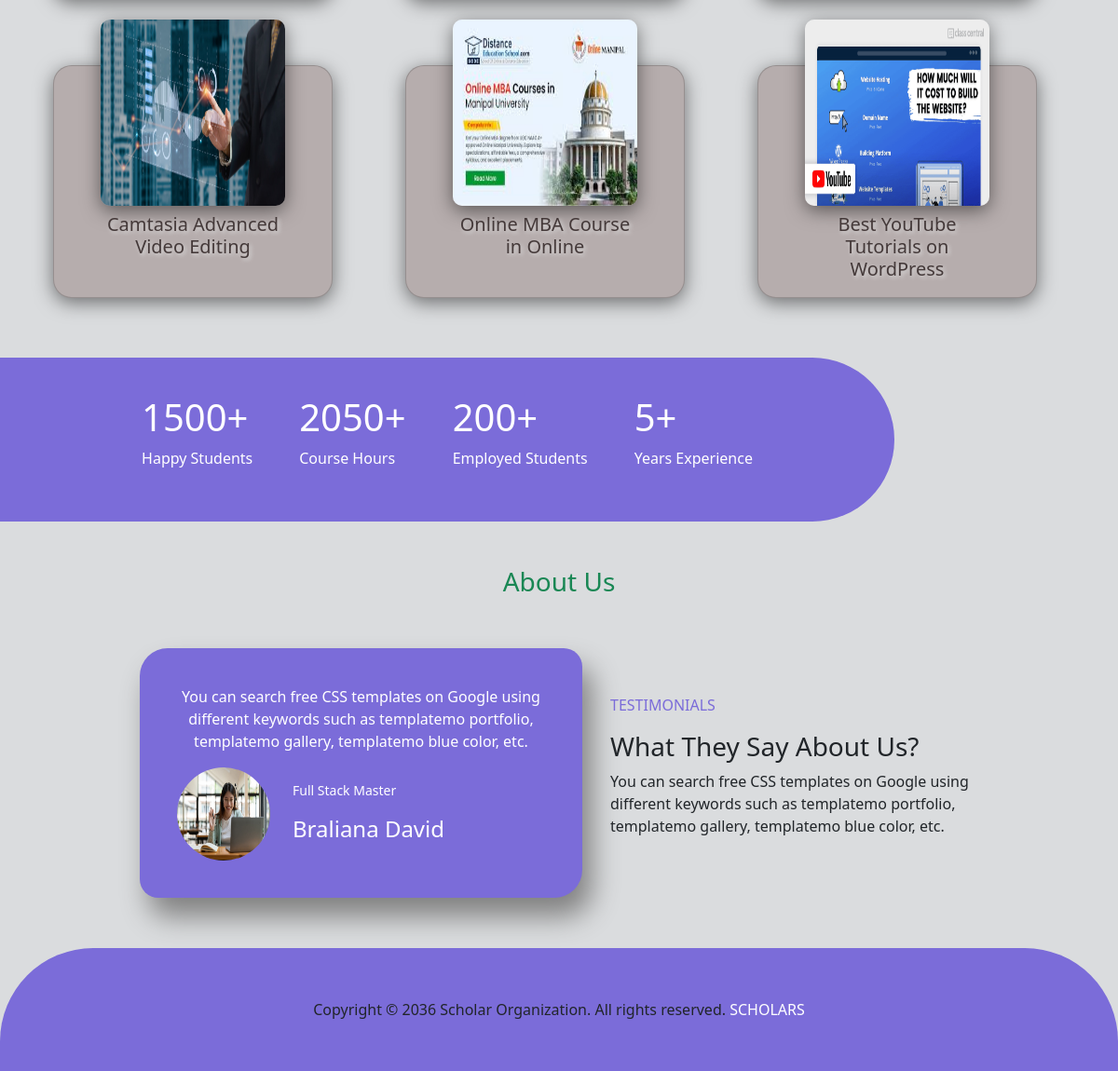
Before: / (lower part) with the older database file.
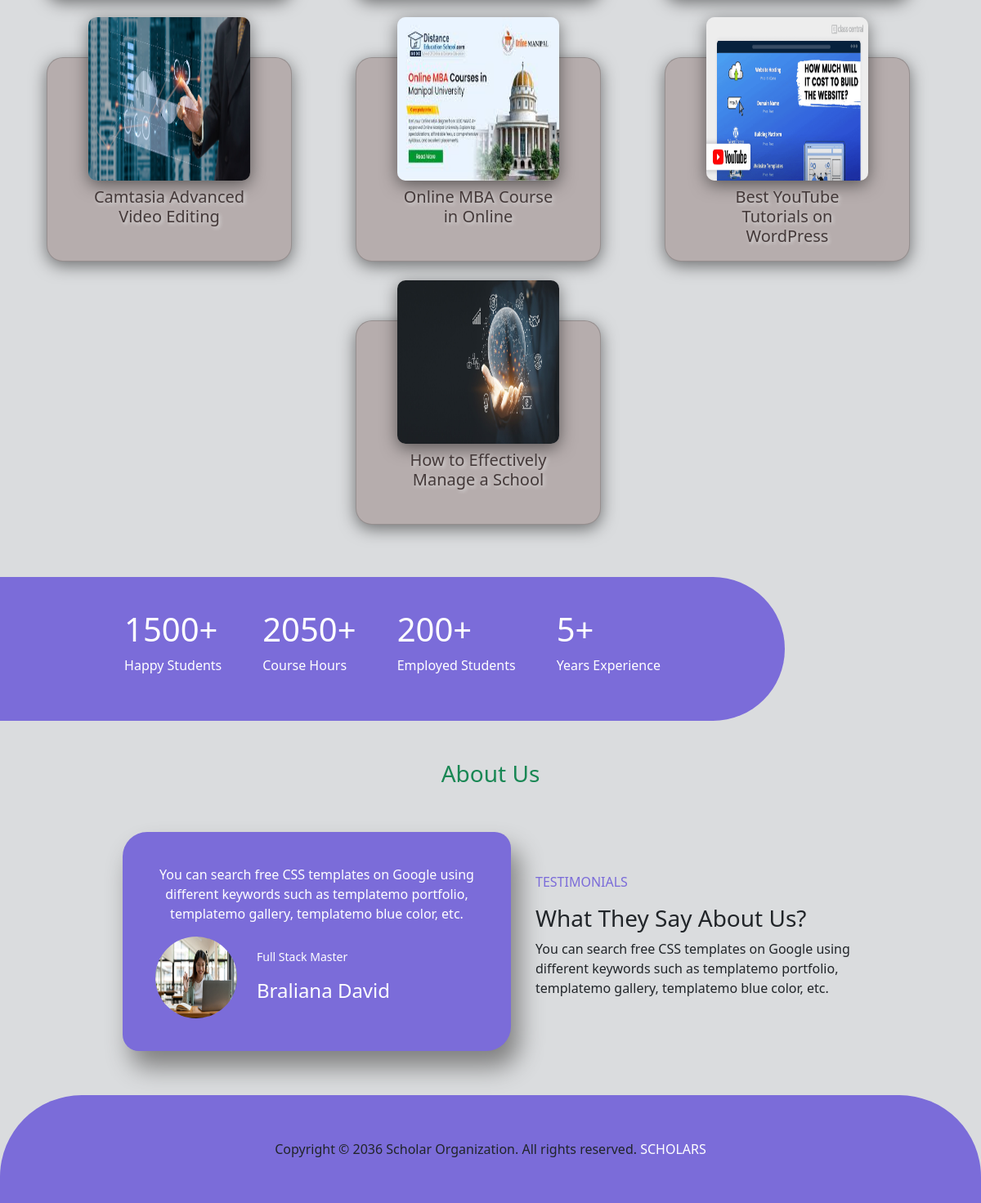
After: the same page with the newer database file.
### Course/models.py (models this page shows, shortened)
class AddCourse(models.Model):
    teacher = models.ForeignKey(User, on_delete=models.CASCADE,related_name='teacher' )
    Course_Title  = models.CharField(max_length=100)
    price = models.DecimalField(max_digits=10, decimal_places=0 , null=True)
    Content = models.TextField()
    Type = models.ForeignKey(Type,on_delete=models.CASCADE)
    image = models.ImageField(upload_to='Course/media/uploads/', blank = True, null = True)

### Core/views.py (the view)
# urls.py: path('',views.HomeView.as_view(),name='home'),
class  HomeView(View):
    template_name = 'home.html'
    def get(self, request, category_slug=None):
        query = request.GET.get('q')
        data = models.AddCourse.objects.all()
        categories = models.Type.objects.all()
        if query:
            data = models.AddCourse.objects.filter(Course_Title__icontains=query)
        if category_slug is not None:
            category = models.Type.objects.get(slug=category_slug)
            data = models.AddCourse.objects.filter(Type=category)
        return render(request, self.template_name, {"data": data, "categories": categories})

### Core/templates/home.html (shortened to what this page needs)
{% extends "base.html" %}
{% load static %}
{% load crispy_forms_tags %}
{% block content %}
  <section class='mt-5' id='Courses'>
<div  class='d-flex justify-content-center align-items-center mt-5'>
  <div class="d-flex justify-content-center align-items-center flex-wrap gap-5 p-5 p-md-3">
  {% if data %}
  {% for i in data  %}
        <div class="card mt-4" id="section1">
          <div class="imgbox">
            <img
              src="{{i.image.url}}" />
              <h5 class='text-center  mt-2 '><a  class=' Course_title   text-decoration-none ' href="{% url "details_view" i.id %}">{{i.Course_Title|truncatewords:6}}</a></h5>
          </div>
        </div>
  {% endfor %}
  {% else %}
  <div>
    <h4 class='text-center text-danger'>No Course Found....</h4>
  </div>
  {% endif %}
</div>
</div>
  </section>
 <Section id='achivment' class='history-Container my-5'>
  <div class='service'>
    <h1>1500+</h1>
    <p>Happy Students</p>
  </div>
  <div class='service'>
    <h1>2050+</h1>
    <p>Course Hours</p>
  </div>
  <div class='service'>
    <h1>200+</h1>
    <p>Employed Students</p>
  </div>
  <div class='service'>
    <h1>5+</h1>
    <p>Years Experience</p>
  </div>
 </Section>
 <h3 class='text-center text-success my-4'>About Us </h3>
<div id="about" class='about_container' >
<div class='imgabout'>
  <p class='text-center'>You can search free CSS templates on Google using different keywords such as templatemo portfolio, templatemo gallery, templatemo blue color, etc.</p>
  <div class='d-flex justify-container-center flex-wrap align-items-center gap-4'>
    <img id='logoimg' src="{% static "img/1.jpg" %}" alt="">
    <div >
      <p><small>Full Stack Master</small></p>
      <h4>Braliana David</h4>
    </div>
  </div>
</div>
  <div class='mt-5 mt-md-0'>
    <p class='colorX'>TESTIMONIALS</p>
    <h3>What They Say About Us?</h3>
    <p>You can search free CSS templates on Google using different keywords such as templatemo portfolio, templatemo gallery, templatemo blue color, etc.</p>
  </div>
</div>
{% endblock content %}

### Core/templates/base.html (shortened to what this page needs)
<!doctype html>
{% load static %}
<html lang="en">
  <head>
    <link href="https://cdn.jsdelivr.net/npm/bootstrap@5.3.2/dist/css/bootstrap.min.css" rel="stylesheet">
    <link rel="stylesheet" href="https://cdnjs.cloudflare.com/ajax/libs/font-awesome/5.15.4/css/all.min.css">
    <link rel="stylesheet" href="{% static "css/style.css" %}">
</head>
  <body  class=' bg-secondary bg-opacity-25'>
      <div class='content-Min'>
        {% block content %}
        {% endblock content %}
      </div>
    <footer class='footer-container mt-4'>
      <div class="text-center p-1" >
         Copyright © 2036 Scholar Organization. All rights reserved.
        <a class="text-white text-decoration-none" href="https://scholars.com/">SCHOLARS</a>
      </div>
    </footer>
  </body>
</html>

### Core/static/css/style.css (style rules this page uses)
.content-Min { min-height: 50vh; }
.card { position: relative; width: 300px; height: 250px; border-radius: 20px; box-shadow: 0px 5px 20px rgba(0, 0, 0, 0.5); transition: 0.3s; padding: 30px 50px; background: #b6adad; cursor: pointer; margin-right: 30px; }
.imgbox { position: relative; width: 100%; height: 100%; transform: translateY(-80px); z-index: 90; }
.imgbox img { width: 100%; height: 200px; border-radius: 10px; box-shadow: 0px 5px 20px rgba(0, 0, 0, 0.5); }
.footer-container { background: #7B6CD9; padding: 50px; border-radius: 100px 100px 0px 0px; }
.history-Container { background: #7B6CD9; display: flex; width: 80%; padding: 40px; gap: 50px; flex-wrap: wrap; color: white; justify-content: center; border-radius: 0% 100px 100px 0%; }
.about_container { display: flex; justify-content: flex-end; align-items: center; padding: 30px; width: 80%; margin: auto; gap: 30px; }
#logoimg { height: 100px; width: 100px; border-radius: 50px; }
.imgabout { background: #7B6CD9; color: white; padding: 40px; box-shadow: 10px 20px 30px gray; border-radius: 30px 20px ; }
.colorX { color:#7B6CD9; }
.Course_title { color: rgb(68, 57, 57); text-shadow: 2px 2px 4px gainsboro; }

Changed rows visible on the page:
added AddCourse: image (picture), Course_Title "How to Effectively Manage a School"
